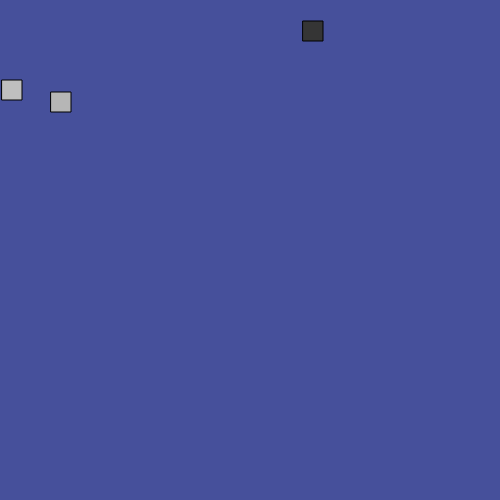
Frame 1 (no input)
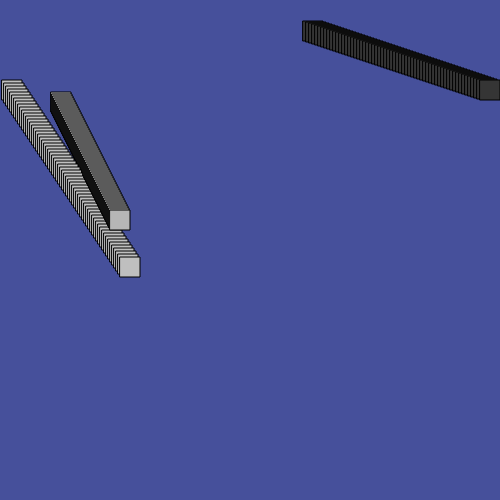
Frame 60 (no input)
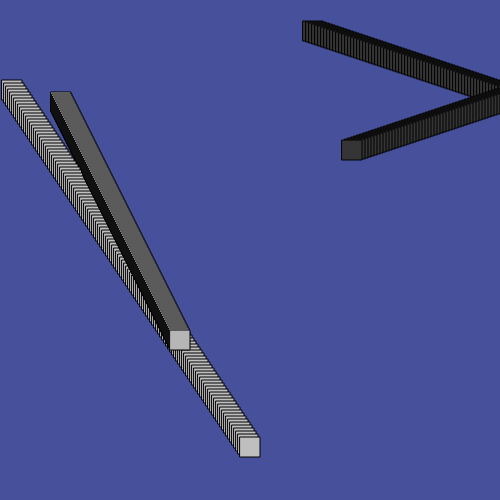
Frame 120 (the mouse pressed at the canvas centre since frame 60)

The p5.js sketch that drew these frames (run headless with seeded random() and noise() and a simulated clock; from frame 60 on, the mouse is pressed at the canvas centre):

// p5.js sketch
// ── sketch.js
var myShape1;
var myShape2;
var myShape3;

function setup(){

	createCanvas(500,500);
	background(70,80,155);

	myShape1 = new Shape(50,90,1,2,0);
	myShape2 = new Shape(300,20,3,1,0);
	myShape3 = new Shape(0,77,2,3,0);

}

function draw(){

	myShape1.rotate();
	myShape1.move();
	myShape1.display();

	myShape2.rotate();
	myShape2.move();
	myShape2.display();

	myShape3.rotate();
	myShape3.move();
	myShape3.display();
}

function Shape(myX,myY,myVarX,myVarY,myAngle){

	this.x = myX;
	this.y = myY;
	this.varX = myVarX;
	this.varY = myVarY;
	this.angle = myAngle;

	this.rand = random(0,255);

	//functions
	this.move = function(){
		this.x += this.varX;
		this.y += this.varY;

		if(this.x <= 0 || this.x >= width){
			this.varX *= -1;
		}
		if(this.y <=0 || this.y >= height){
			this.varY *= -1;
		}
	}
	this.rotate = function(){
		this.angle += this.var/20;

		rotate(this.angle);
	}

	this.color = color(this.rand);

	this.display = function(){
		fill(this.color);
		rect(this.x,this.y,20,20);
	}



};
